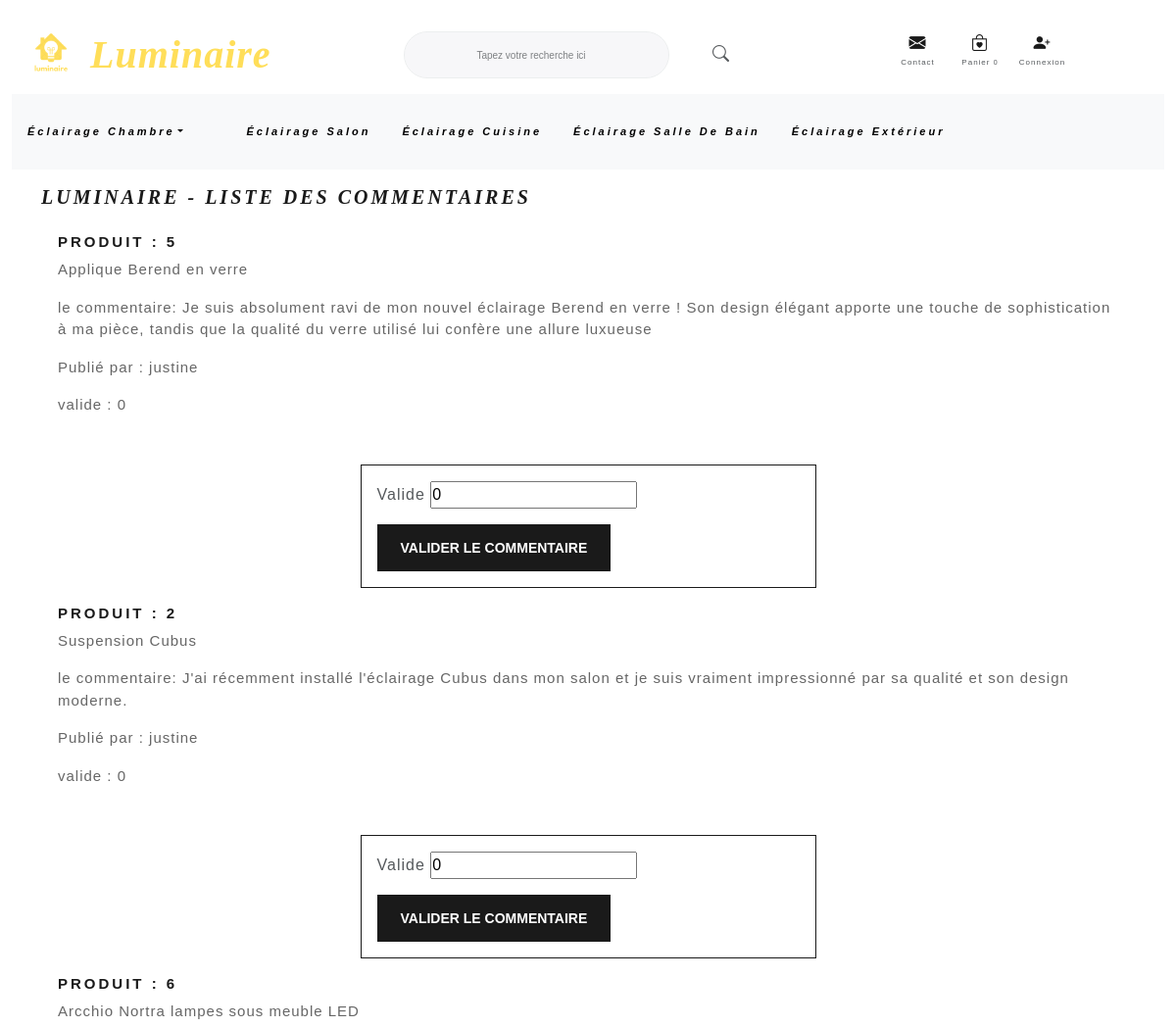
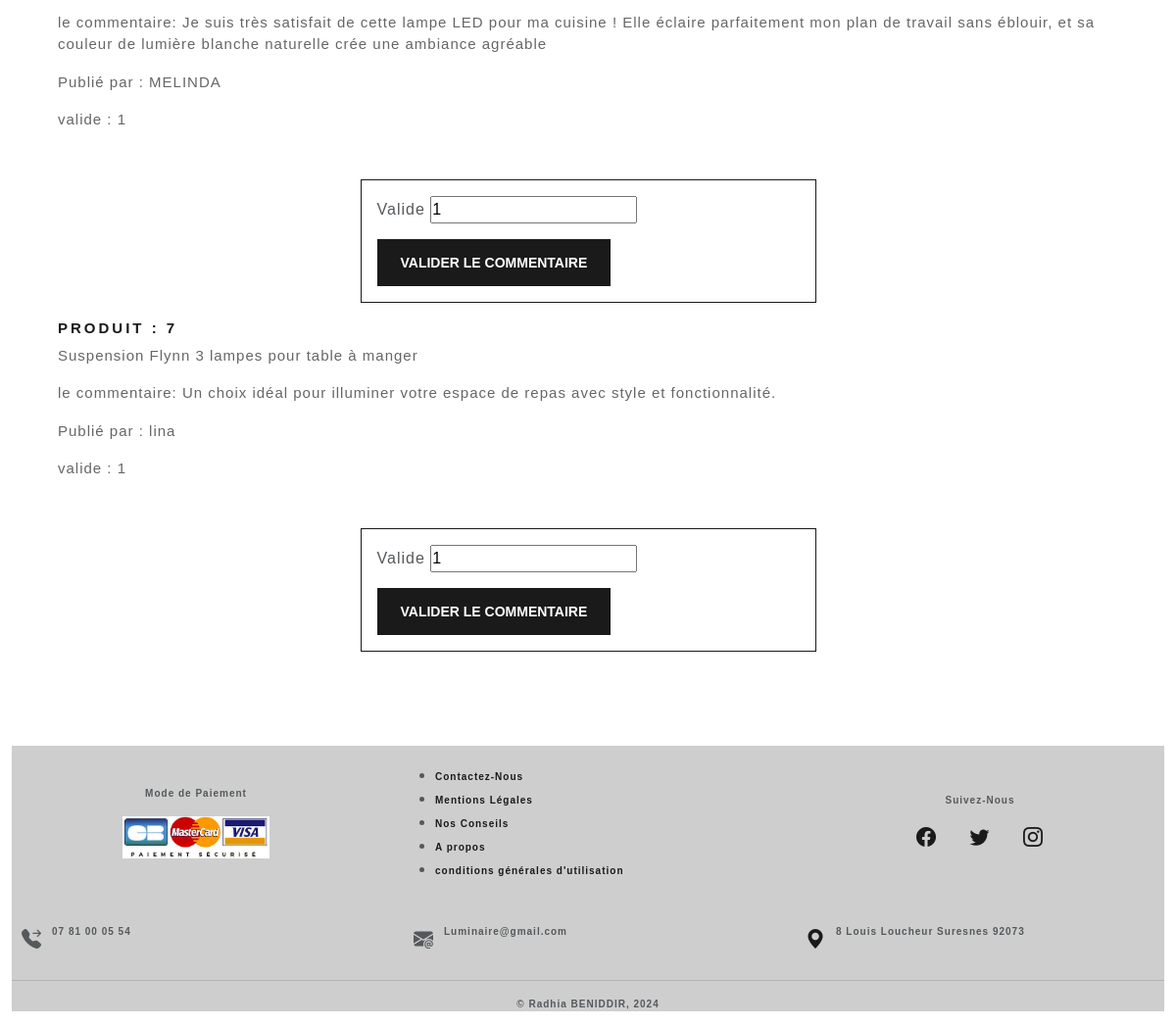
The page /commentaire.php on the database its author committed (2 pictures, top to bottom).
### tables this page shows
CREATE TABLE `commentaires` (
  `id_commentaire` int NOT NULL,
  `id_utilisateur` int NOT NULL,
  `id_produit` int NOT NULL,
  `commentaire` longtext NOT NULL,
  `date` date NOT NULL,
  `valide` int NOT NULL DEFAULT '0'
);

CREATE TABLE `produits` (
  `id_produit` int NOT NULL,
  `image` varchar(255) NOT NULL,
  `titre` varchar(50) NOT NULL,
  `description` longtext NOT NULL,
  `prix` float NOT NULL,
  `stock` int NOT NULL,
  `categorie` enum('salon','cuisine','salle de bain','chambre enfant','chambre adulte','exterieur') NOT NULL
);

CREATE TABLE `utilisateurs` (
  `id_utilisateur` int NOT NULL,
  `nom` varchar(50) NOT NULL,
  `prenom` varchar(50) NOT NULL,
  `email` varchar(255) NOT NULL,
  `mdp` varchar(255) NOT NULL,
  `telephone` varchar(100) NOT NULL,
  `adresse` varchar(255) NOT NULL,
  `ville` varchar(50) NOT NULL,
  `statut` int NOT NULL DEFAULT '0'
);

### commentaire.php (the view, shortened to what this page needs)
<?php
require 'inc/init.inc.php';
require 'inc/header.inc.php';
?>
<main class="container">
    <h2> Luminaire - Liste des commentaires </h2>
    <?php
    $affichageCom = $pdoLuminaire->query("SELECT * FROM commentaires, utilisateurs, produits WHERE commentaires.id_produit = produits.id_produit AND commentaires.id_utilisateur = utilisateurs.id_utilisateur  ORDER by id_commentaire DESC");
    if ($affichageCom->rowCount() == 0) {
        echo "<div class=\"alert alert-secondary\">Il n'y a pas encore de commentaire </div>";
    } else {
        while ($affichage = $affichageCom->fetch(PDO::FETCH_ASSOC)) {
            echo "
        <div class=\"alert alert-secondary\">
            <h3>produit : $affichage[id_produit]</h3>
            <p>$affichage[titre]</p>
            <p> le commentaire: $affichage[commentaire]</p>
            <p> Publié par : $affichage[prenom]</p>
            <p> valide : $affichage[valide]</p>
        </div>"; ?>
            <form action="#" method="POST" class="border border-primary col-12 col-md-5 mx-auto p-3">
                <div class="mb-3">
                    <label for="valide">Valide</label>
                    <input type="number" name="valide" id="valide" value="<?php echo $affichage['valide']; ?>">
                </div>
                <input type="submit" value="Valider le commentaire" class="btn btn-primary" name="com">
            </form>
    <?php
        }
    }
    ?>
</main>
<?php require 'inc/footer.inc.php'; ?>

### assets/css/style.css (style rules this page uses)
* { margin: 0; padding: 0; box-sizing: border-box; text-decoration: none; font-family: Arial, Helvetica, sans-serif; }
h2 { font-style: italic; font-size: 20px; font-family: 'garmond'; }
h3 { font-size:15px; text-transform: uppercase; }
p { font-size: 15px; }

### rows shown on the page
commentaires: id_produit.id_produit "5", id_produit.titre "Applique Berend en verre", commentaire "Je suis absolument ravi de mon nouvel éclairage Berend en verre ! Son design élégant apporte une touche de sophistication à ma pièce, tandis que la qualité du verre utilisé lui confère une allure luxueuse", id_utilisateur.prenom "justine", valide "0"
commentaires: id_produit.id_produit "2", id_produit.titre "Suspension Cubus", commentaire "J'ai récemment installé l'éclairage Cubus dans mon salon et je suis vraiment impressionné par sa qualité et son design moderne.", id_utilisateur.prenom "justine", valide "0"
commentaires: id_produit.id_produit "6", id_produit.titre "Arcchio Nortra lampes sous meuble LED", commentaire "Je suis très satisfait de cette lampe LED pour ma cuisine ! Elle éclaire parfaitement mon plan de travail sans éblouir, et sa couleur de lumière blanche naturelle crée une ambiance agréable", id_utilisateur.prenom "MELINDA", valide "1"
commentaires: id_produit.id_produit "7", id_produit.titre "Suspension Flynn 3 lampes pour table à manger", commentaire "Un choix idéal pour illuminer votre espace de repas avec style et fonctionnalité.", id_utilisateur.prenom "lina", valide "1"
